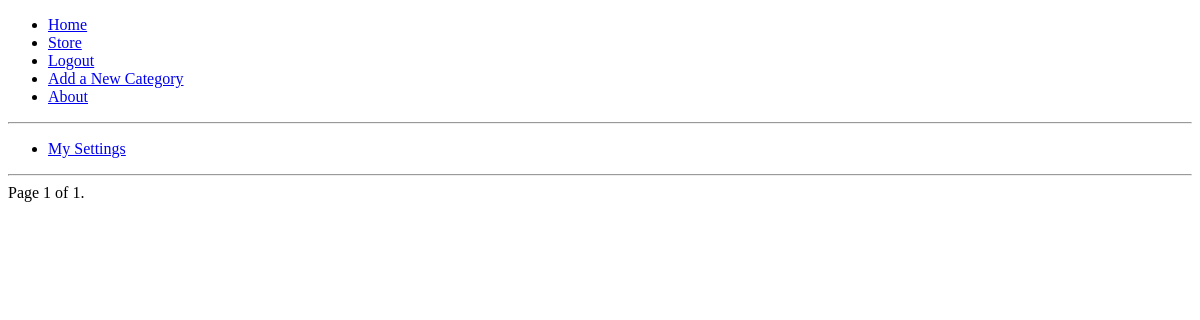
The app's page /rango/listing/1/ (signed in), older data.
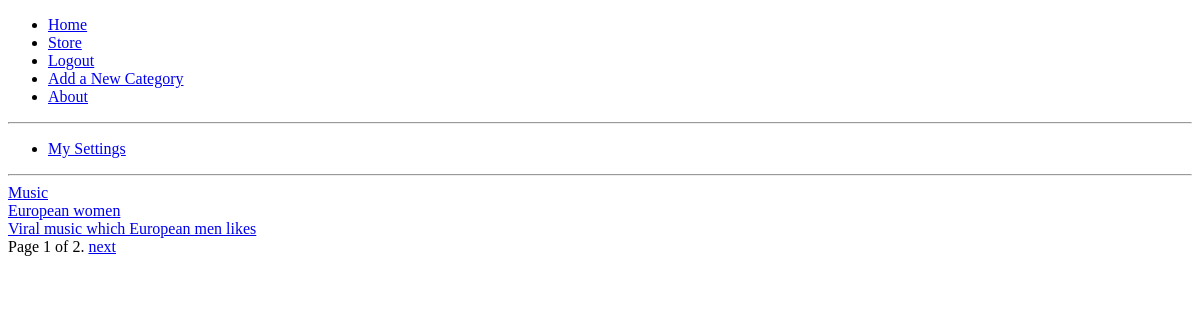
The same page, newer data.
### rango/models.py (models this page shows, shortened)
class Goods(models.Model):
  categories = models.ManyToManyField(Category)
  seller = models.ForeignKey(Member)
  name = models.CharField(max_length=30, blank=False, null=False)
  product_num = models.CharField(max_length=200)
  price = models.DecimalField(max_digits=7,decimal_places=2, blank=False, null=False)
  stock = models.IntegerField(blank=False, null=False)
  sold_amount = models.IntegerField(default=0)
  expiration_date = models.DateTimeField(null=True)
  product_info = models.CharField(max_length=4000, blank=False, null=False)
  status = models.BooleanField(blank=False, null=False)
  due_date = models.DateTimeField(default=get_deadline)
  registeration_time = models.DateTimeField(default=timezone.now, editable=False)
  edited_time = models.DateTimeField(blank=True, null=True)
  class Meta:
    ordering = ('price',)

### rango/views.py (the view)
# urls.py: url(r'^listing/(?P<page>[0-9]+)/$', views.listing, name='listing'),
@login_required
def listing(request, page):
  product_list = Goods.objects.all()
  paginator = Paginator(product_list, 3)
  try:
    products = paginator.page(page)
  except PageNotAnInteger:
    products = paginator.page(1)
  except EmptyPage:
    products = paginator.page(paginator.num_pages)
  return render(request, 'rango/list.html', {'products':products})

### templates/rango/list.html (shortened to what this page needs)
{% extends 'rango/base.html'%}
{% block body_block %}
  {% for p in products %}
    <a href="{% url 'rango:product' p.id %}">{{ p.name }}</a><br>
  {% endfor %}
  <div class="pagination">
    <span class="step-links">
      <span class="current">
        Page {{ products.number }} of {{ products.paginator.num_pages }}.
      </span>
      {% if products.has_next %}
      <a href="{% url 'rango:listing' products.next_page_number %}">next</a>
      {% endif %}
    </span>
  </div>
{% endblock %}

### templates/rango/base.html (shortened to what this page needs)
<!DOCTYPE html>
<html>
  <head lang='en'>
  </head>
  <body>
    <div class="">
      <ul>
        <li><a href="{% url 'rango:home' %}">Home</a></li>
        <li><a href="{% url 'rango:listing' 1 %}">Store</a></li>
        <li><a href="{% url 'rango:user_logout' %}">Logout</a></li>
        <li><a href="{% url 'rango:add_category' %}">Add a New Category</a></li>
        <li><a href="{% url 'rango:about' %}">About</a></li>
      </ul>
    </div>
    <hr>
    <div class="left_menu">
      <ul>
        <li><a href="{% url 'rango:my_settings' %}">My Settings</a></li>
      </ul>
    </div>
    <hr>
    <div>
      {% block body_block %} This is body_block's default content{% endblock %}
    </div>
  </body>
</html>

Row changes from the older to the newer data that the page shows:
added Goods: name "Music"
added Goods: name "European women"
added Goods: name "Viral music which European men likes"
Text that changed along with them:
{{ products.paginator.num_pages }}: "1" → "2"
text now shown: "next"
